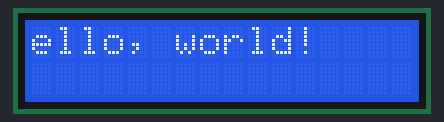
The sketch below on a simulated Arduino Uno, built with avr-gcc and run on an emulated ATmega328P. Shown: 16×2 character LCD.

Above: at 1.13 s.
At 2.19 s:
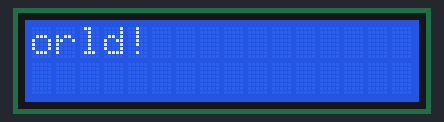
At 3.24 s:
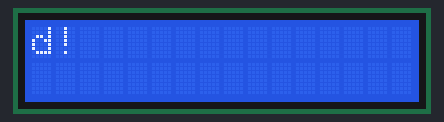
At 5.34 s:
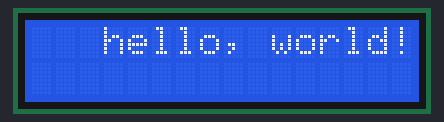
At 7.44 s:
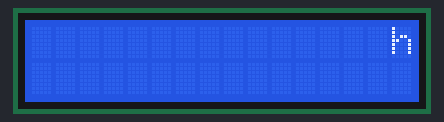
At 9.7 s:
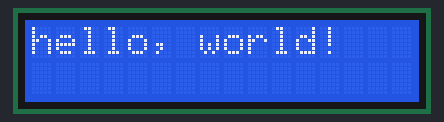

The sketch:

nomer_4.ino
```cpp
 #include <LiquidCrystal.h>
LiquidCrystal lcd(12, 11, 5, 4, 3, 2); // C:\\Users\\USER\\AppData\\Local\\Temp\\arduino_build_881890/nomer_4.ino.hex
void setup()
{
lcd.begin(16, 2);
lcd.print("hello, world!");
delay(1000);
}
void loop()
//fungsi untuk melakukan perulangan aksi positionCounter bertambah 1 hingga 12 dari nilai awalnya i.e 0
{
for (int positionCounter = 0;
positionCounter < 13;
positionCounter++)
{//scroll display text lcd ke kiri
lcd.scrollDisplayLeft();
//kecepatan pergerakan scroll display (150 ms)
delay(150);
}
for (int positionCounter = 0;
positionCounter < 29;
positionCounter++)
{//scroll display text lcd ke kanan
lcd.scrollDisplayRight();
//kecepatan pergerakan scroll display (150 ms)
delay(150);
}
for (int positionCounter = 0;
positionCounter < 16;
positionCounter++)
{
lcd.scrollDisplayLeft();
delay(150);
}
delay(1000);
}
```

Measured:
- by itself, everything shown: repeats every 9.7 s, in 58 steps
- what the display in image 5 shows lasts 1.2 s, from 9.6 s to 10.8 s
